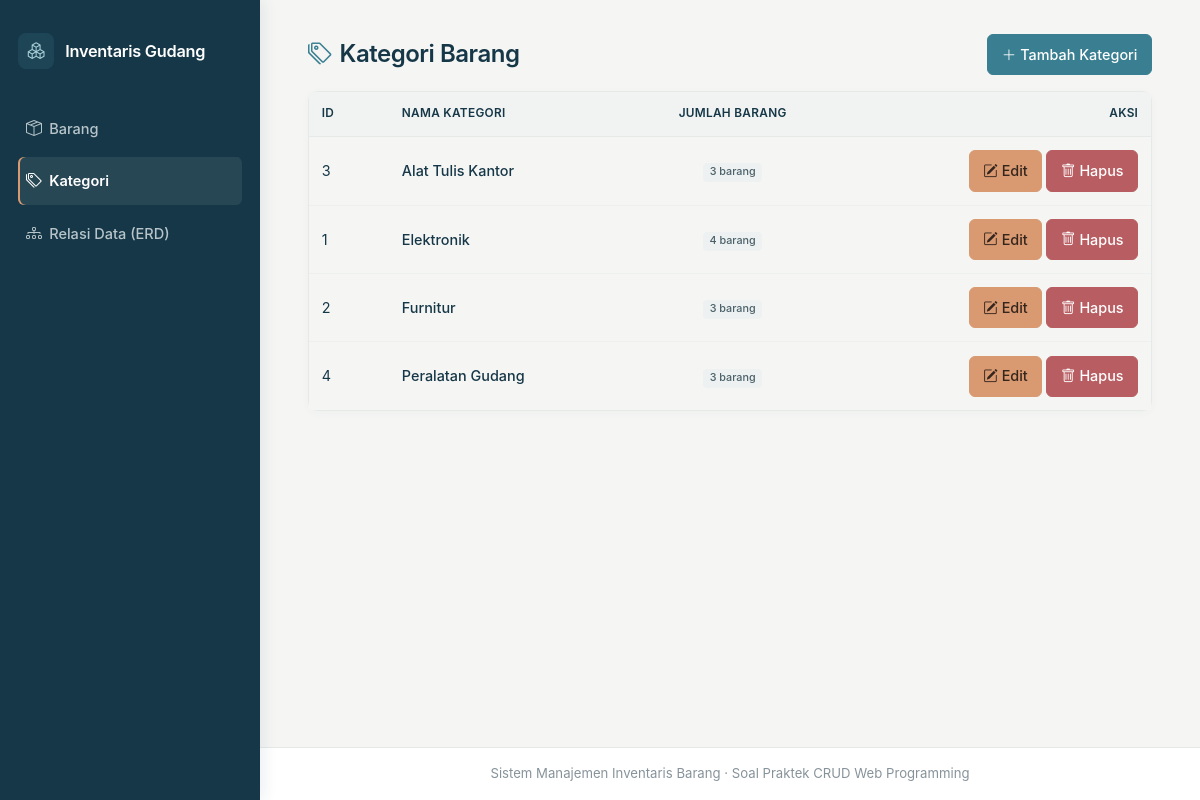
Screenshot of /index.php?page=categories&action=index with the database file from the repository.
### tables this page shows
CREATE TABLE `categories` (
  `id`         INT UNSIGNED NOT NULL AUTO_INCREMENT,
  `name`       VARCHAR(50)  NOT NULL,
  `created_at` TIMESTAMP    NOT NULL DEFAULT CURRENT_TIMESTAMP,
  PRIMARY KEY (`id`),
  UNIQUE KEY `uq_categories_name` (`name`)
);

### app/core/Controller.php (called while the page is built, shortened)
<?php
abstract class Controller
{
    protected function view(string $view, array $data = [], string $title = ''): void
    {
        extract($data);
        require __DIR__ . '/../views/' . $view . '.php';
        require __DIR__ . '/../views/layout/main.php';
    }
}

### app/controllers/CategoryController.php (called while the page is built, shortened)
<?php
class CategoryController extends Controller
{
    public function index(): void
    {
        $this->view('categories/index', ['categories' => Category::all()], 'Kategori Barang');
    }
}

### index.php (called while the page is built, shortened)
<?php
require __DIR__ . '/app/helpers.php';
try {
    $page   = $_GET['page'] ?? 'items';
    $action = $_GET['action'] ?? ($page === 'erd' ? 'erd' : 'index');
    $controller = new $routes[$page]();
    $controller->$action();
} catch (HttpException $e) {
    http_response_code($e->status);
    $status = $e->status;
    $message = $e->getMessage();
    $pageTitle = 'Terjadi Kesalahan';
    $flash = [];
    ob_start();
    require __DIR__ . '/app/views/error.php';
    $content = ob_get_clean();
    require __DIR__ . '/app/views/layout/main.php';
} catch (Throwable $e) {
    error_log((string) $e);
    http_response_code(500);
    $status = 500;
    $message = $e instanceof PDOException
        ? 'Tidak dapat terhubung ke database atau query gagal. Periksa konfigurasi di config/config.php.'
        : 'Terjadi kesalahan pada server.';
    if (config('app.debug')) {
        $message .= ' [' . get_class($e) . ': ' . $e->getMessage() . ']';
    }
    $pageTitle = 'Terjadi Kesalahan';
    $flash = [];
    ob_start();
    require __DIR__ . '/app/views/error.php';
    $content = ob_get_clean();
    require __DIR__ . '/app/views/layout/main.php';
}

### app/helpers.php (called while the page is built, shortened)
<?php
function e($value): string
{
    return htmlspecialchars((string) $value, ENT_QUOTES, 'UTF-8');
}
function url(string $page = 'items', string $action = 'index', array $params = []): string
{
    $query = array_merge(['page' => $page, 'action' => $action], $params);
    return 'index.php?' . http_build_query($query);
}

### app/models/Category.php (called while the page is built, shortened)
<?php
class Category
{
    public static function all(): array
    {
        $sql = 'SELECT c.id, c.name, COUNT(i.id) AS item_count
                FROM categories c
                LEFT JOIN items i ON i.category_id = c.id
                GROUP BY c.id, c.name
                ORDER BY c.name ASC';
        return Database::conn()->query($sql)->fetchAll();
    }
}

### app/views/categories/index.php (the view, shortened to what this page needs)
<div class="d-flex flex-wrap justify-content-between align-items-center gap-2 mb-3">
    <h3 class="mb-0"><i class="bi bi-tags me-2"></i>Kategori Barang</h3>
    <a href="<?= url('categories', 'create') ?>" class="btn btn-primary">
        <i class="bi bi-plus-lg me-1"></i>Tambah Kategori
    </a>
</div>
<div class="card shadow-sm border-0">
    <div class="table-responsive">
        <table class="table table-hover align-middle mb-0">
            <thead class="table-light">
            <tr>
                <th style="width:80px">ID</th>
                <th>Nama Kategori</th>
                <th class="text-center">Jumlah Barang</th>
                <th class="text-end">Aksi</th>
            </tr>
            </thead>
            <tbody>
            <?php foreach ($categories as $c): ?>
                <tr>
                    <td><?= (int) $c['id'] ?></td>
                    <td class="fw-medium"><?= e($c['name']) ?></td>
                    <td class="text-center">
                        <a href="<?= url('items', 'index', ['category' => $c['id']]) ?>" class="badge text-bg-secondary text-decoration-none">
                            <?= (int) $c['item_count'] ?> barang
                        </a>
                    </td>
                    <td class="text-end text-nowrap">
                        <a href="<?= url('categories', 'edit', ['id' => $c['id']]) ?>" class="btn btn-sm btn-warning">
                            <i class="bi bi-pencil-square"></i><span class="d-none d-lg-inline ms-1">Edit</span>
                        </a>
                        <button type="button" class="btn btn-sm btn-danger btn-delete"
                                data-action="<?= e(url('categories', 'destroy', ['id' => $c['id']])) ?>"
                                data-name="kategori &quot;<?= e($c['name']) ?>&quot;">
                            <i class="bi bi-trash"></i><span class="d-none d-lg-inline ms-1">Hapus</span>
                        </button>
                    </td>
                </tr>
            <?php endforeach; ?>
            </tbody>
        </table>
    </div>
</div>

### assets/css/style.css (style rules this page uses)
:root { --bs-primary: #397f91; --bs-primary-rgb: 57, 127, 145; --bs-success: #397f91; --bs-success-rgb: 57, 127, 145; --bs-body-color: #163747; --bs-body-bg: #f5f6f4; --bs-border-color: #e5e9e8; --app-sidebar: #163747; --app-sidebar-muted: #b7c5ca; --app-ocean: #397f91; --app-ocean-dark: #2f6d7d; --app-deep-sea: #163747; --app-dark-navy: #163747; --app-light-ocean: #eef3f3; --app-soft-white: #f5f6f4; --app-desert-sand: #d99a72; --app-surface: #fff; --app-canvas: #f5f6f4; --app-muted: #87939a; --app-border: #e5e9e8; --app-shadow: 0 2px 8px rgba(22, 55, 71, .035); }
body { background: var(--app-canvas) !important; color: var(--app-dark-navy); font-family: Inter, "Segoe UI", -apple-system, BlinkMacSystemFont, sans-serif; font-size: .94rem; -webkit-font-smoothing: antialiased; }
body.bg-body-tertiary { background-color: var(--app-canvas) !important; }
h3 { color: var(--app-dark-navy); font-size: clamp(1.2rem, 2vw, 1.5rem); font-weight: 600; letter-spacing: -.02em; }
h3 > .bi { color: var(--app-ocean); }
.card, .erd-box { background: var(--app-surface); border: 1px solid var(--app-border) !important; border-radius: 10px; box-shadow: var(--app-shadow) !important; }
.btn { border-radius: 6px; font-size: .9rem; font-weight: 550; padding: .55rem .85rem; transition: background-color .16s ease, border-color .16s ease, box-shadow .16s ease; }
.btn-primary, .btn-success { --bs-btn-color: #fff; --bs-btn-bg: var(--app-ocean); --bs-btn-border-color: var(--app-ocean); --bs-btn-hover-color: #fff; --bs-btn-hover-bg: var(--app-ocean-dark); --bs-btn-hover-border-color: var(--app-ocean-dark); --bs-btn-active-color: #fff; --bs-btn-active-bg: var(--app-ocean-dark); --bs-btn-active-border-color: var(--app-ocean-dark); }
.btn-warning { --bs-btn-color: #34251d; --bs-btn-bg: var(--app-desert-sand); --bs-btn-border-color: var(--app-desert-sand); --bs-btn-hover-color: #34251d; --bs-btn-hover-bg: #ca895f; --bs-btn-hover-border-color: #ca895f; }
.btn-danger { --bs-btn-bg: #b85d61; --bs-btn-border-color: #b85d61; --bs-btn-hover-bg: #984b50; --bs-btn-hover-border-color: #984b50; }
.table { --bs-table-hover-bg: #f7f9f8; --bs-table-color: var(--app-dark-navy); font-size: .9rem; }
.table > :not(caption) > * > * { padding: .82rem .8rem; }
.table thead.table-light th { background: #f0f3f2; border-bottom: 1px solid var(--app-border); color: var(--app-deep-sea); font-size: .74rem; font-weight: 600; letter-spacing: .025em; text-transform: uppercase; white-space: nowrap; }
.table thead th:first-child { border-top-left-radius: 5px; }
.table thead th:last-child { border-top-right-radius: 5px; }
.table tbody td { border-color: #edf0ef; }
.table tbody tr:last-child td { border-bottom: 0; }
.badge { border-radius: 4px; font-weight: 550; padding: .38em .6em; }
.badge.text-bg-secondary, .badge.text-bg-primary, .badge.text-bg-success { background: #edf1f1 !important; color: #4a6068 !important; }

### rows the page displays
categories: id "3", name "Alat Tulis Kantor", item_count "3"
categories: id "1", name "Elektronik", item_count "4"
categories: id "2", name "Furnitur", item_count "3"
categories: id "4", name "Peralatan Gudang", item_count "3"

### other values shown
config('app.name') "Inventaris Gudang"
$label "Barang"
$label "Kategori"
$label "Relasi Data (ERD)"
